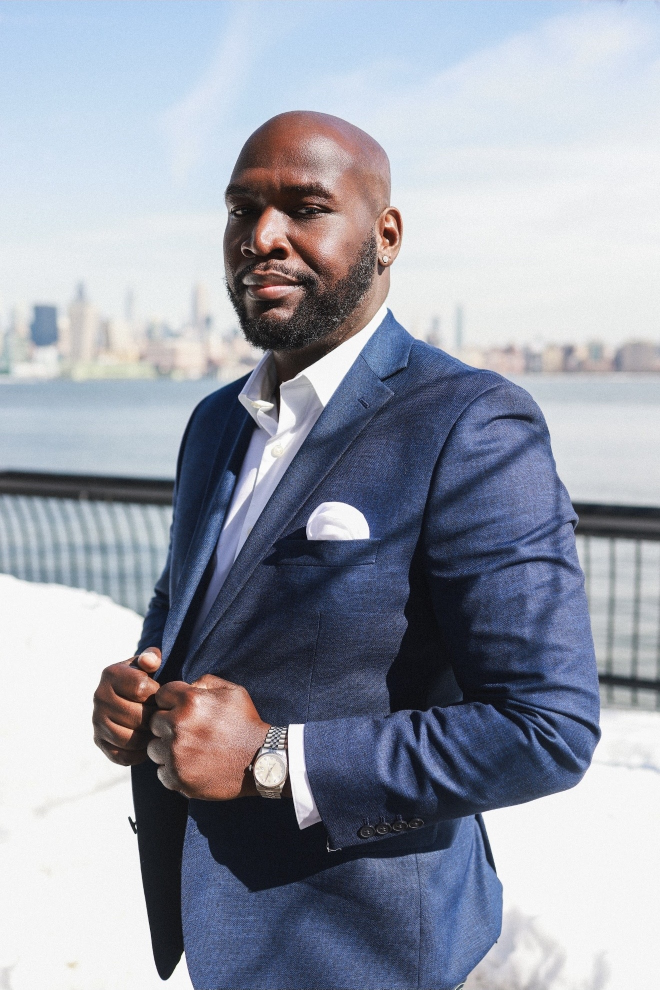
#> input picture quote_photos/therm_waterfront.jpg, 1320 x 1979 px (shown at 1/2 size)
$ python -i formats.py   (imports and definitions only)
#> lines starting #> are read from the running program, lines starting #| are printed output that depends on the picture
#!/usr/bin/env python3
"""Three carousel JOBS, three looks (Therm's rule, Oct 25 2026; learned from the Brian Mark
"carousels" short in videos/2026-10-25_brianmark_carousels.mp4, structure only).

  "style": "story"  CONNECTION. Full-bleed photo of Therm, one subtitle line per slide, like a
                    paused video. Story-bank facts only. Builds trust ("this guy has been there").
  "style": "bold"   WARM-UP / VALUE. Photo cover with a huge condensed headline (white + yellow
                    highlight line) and "Swipe to learn how ->". Inside: one step per slide with an
                    orange step label, and when it helps a REAL screenshot of the official page on a
                    white card with a red hand-drawn circle on the exact thing to click.
  "style": "proof"  BUY. White testimonial-style card and a big-number slide, with a results
                    disclaimer. Only Therm's verified story bank wins (no invented clients, no client
                    photos, no names).

render_carousel.py calls render(spec, slides, out_dir, card_fn) for these styles. The business card
is still always the last slide.

Slide types:
  story style:  {"type": "cover"|"story", "text": "Subtitle sentence.", "eyebrow": "optional small caps",
                 "photo": "therm_waterfront.jpg" (quote_photos/ name or repo path), "focus": [x, y],
                 "zoom": 1.0 to 1.6, "source": "..."}
  bold style:   cover: {"type": "cover", "lines": ["WHITE LINE", "~YELLOW LINE"], "badge": "optional pill",
                        "photo", "focus", "zoom", "sub": "optional one line"}
                step:  {"type": "step", "label": "STEP 1:", "title": "Look up the address",
                        "shot": "shots/<file>.png" (made by tools/shoot.py), "circle": [x, y, w, h] fractions of
                        the shot, "body": "One short line.", "source": "..."}
                stat/point/text/list slides render in the brand look.
  proof style:  card:  {"type": "proof_card", "kicker": "ONE OF MY BUYERS...", "lead": "small line",
                        "scene": "keys|savings|home|documents" (illustration, never a client photo),
                        "punch": "Big closing line.", "source": "..."}
                big:   {"type": "proof_big", "lines": ["$1,800 back", "at closing."], "body": "...",
                        "disclaimer": "Results vary..." (default added), "photo": optional Therm photo}
"""
import io, json, math, os, random
from PIL import Image, ImageDraw, ImageFilter, ImageFont

HERE = os.path.dirname(os.path.abspath(__file__))
W, H = 1080, 1350
M = 80
YELLOW = (255, 212, 59)
ORANGE = (255, 138, 31)
RED = (226, 38, 38)
WHITE = (255, 255, 255)
INK = (18, 18, 18)


def F(name, size):
    return ImageFont.truetype(os.path.join(HERE, "fonts", name), size)

ANTON = lambda s: F("Anton-Regular.ttf", s)
SEMI = lambda s: F("Inter-SemiBold.otf", s)
BODY = lambda s: F("Inter-Regular.otf", s)
MED = lambda s: F("Inter-Medium.otf", s)
MBOLD = lambda s: F("Montserrat-ExtraBold.ttf", s)


# ---------- helpers ----------
# [7 lines left out: function photo_path, not called in this run]


def default_focus(p):
    try:
        meta = json.load(open(os.path.join(HERE, "quote_photos", "photos.json")))
        for ph in meta["photos"]:
            if os.path.basename(p) == ph["file"]:
                return ph["focus"]
    except Exception:
        pass
    return [0.5, 0.3]


def cover_fit(path, focus=None, zoom=1.0, w=W, h=H):
#> called with path = 'quote_photos/therm_waterfront.jpg', zoom = 1, w = 1080, h = 1350
    im = Image.open(path).convert("RGB")
#> im is the input picture: PIL image 1320x1979 RGB; mean R, G, B 153.2, 158.2, 170.9
    fx, fy = focus or default_focus(path)
    sc = max(w / im.width, h / im.height) * zoom
#> sc = 0.818
    im = im.resize((int(im.width * sc) + 1, int(im.height * sc) + 1), Image.LANCZOS)
#> im: PIL image 1081x1620 RGB
    x = int(min(max(fx * im.width - w / 2, 0), im.width - w))
#> x = 0
    y = int(min(max(fy * im.height - h * 0.32, 0), im.height - h))
#> y = 54
    return im.crop((x, y, x + w, y + h))
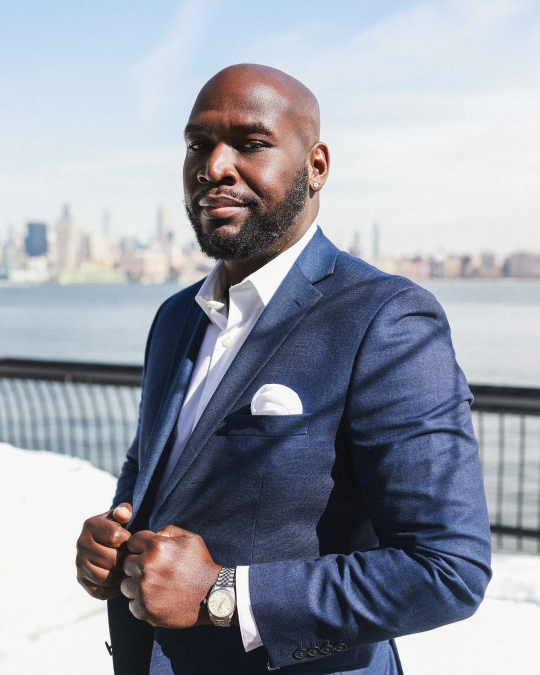
#> returned value: PIL image 1080x1350 RGB (shown at 1/2 size); mean R, G, B 152.2, 156.1, 167.7


# [238 lines left out: functions shade, wrap, shadow_text, fit_font, rounded, drop_shadow and 9 more, not called in this run]


# ---------- PROOF (buy) ----------
DISCLAIMER = "Results vary. Every buyer's situation is different."


# [103 lines left out: functions proof_card, proof_big, render, not called in this run]

>>> result = cover_fit('quote_photos/therm_waterfront.jpg')

$ run again, on quote_photos/therm_street.jpg
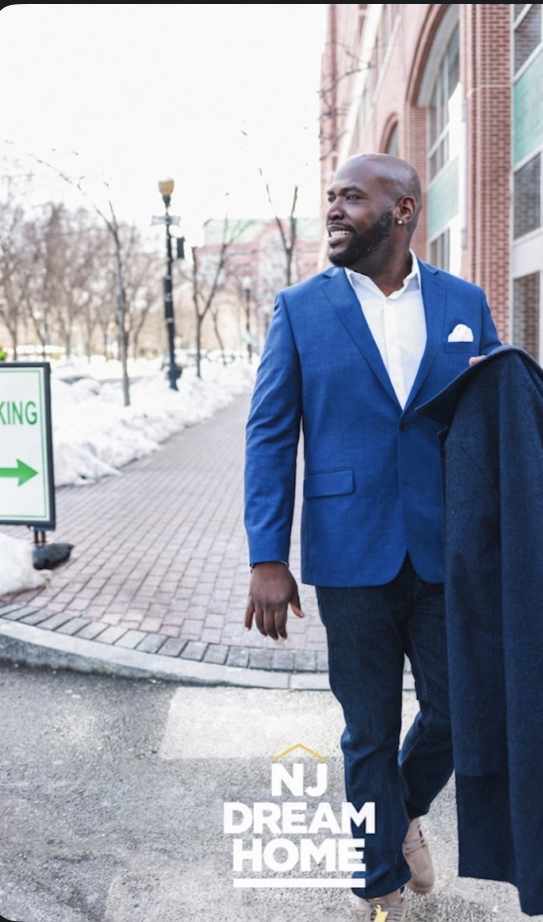
#> input picture quote_photos/therm_street.jpg, 1085 x 1843 px (shown at 1/2 size)
#> in cover_fit, im is the input picture: PIL image 1085x1843 RGB; mean R, G, B 154.5, 158.6, 172
#> im: PIL image 1081x1835 RGB
#> in cover_fit, `return im.crop((x, y, x + w, y + h))`:
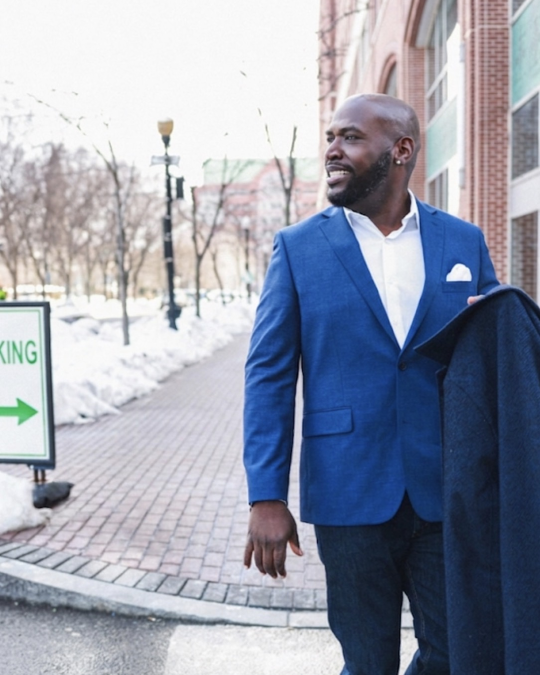
#> returned value: PIL image 1080x1350 RGB (shown at 1/2 size); mean R, G, B 151.2, 156.4, 171.8
